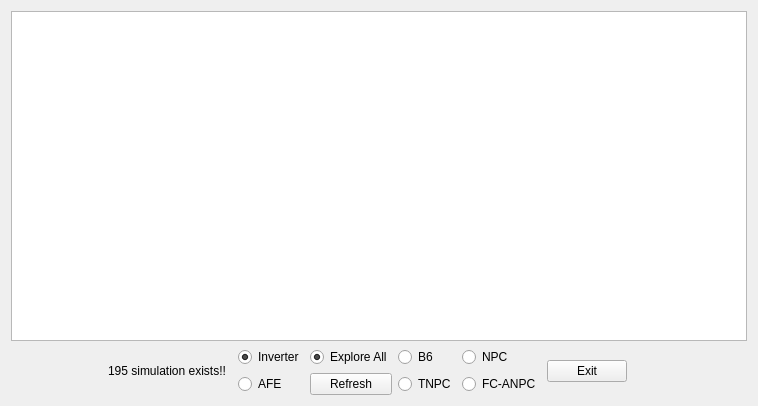
<?xml version="1.0" encoding="UTF-8"?>
<ui version="4.0">
 <class>Form</class>
 <widget class="QWidget" name="Form">
  <property name="geometry">
   <rect>
    <x>0</x>
    <y>0</y>
    <width>758</width>
    <height>406</height>
   </rect>
  </property>
  <property name="windowTitle">
   <string>Form</string>
  </property>
  <layout class="QGridLayout" name="gridLayout_3">
   <item row="0" column="0" rowspan="2" colspan="2">
    <layout class="QGridLayout" name="gridLayout_2">
     <item row="1" column="3">
      <layout class="QHBoxLayout" name="horizontalLayout">
       <item>
        <widget class="QPushButton" name="exitBtn">
         <property name="text">
          <string>Exit</string>
         </property>
        </widget>
       </item>
       <item>
        <spacer name="horizontalSpacer_2">
         <property name="orientation">
          <enum>Qt::Horizontal</enum>
         </property>
         <property name="sizeHint" stdset="0">
          <size>
           <width>120</width>
           <height>20</height>
          </size>
         </property>
        </spacer>
       </item>
      </layout>
     </item>
     <item row="1" column="0">
      <spacer name="horizontalSpacer">
       <property name="orientation">
        <enum>Qt::Horizontal</enum>
       </property>
       <property name="sizeType">
        <enum>QSizePolicy::Expanding</enum>
       </property>
       <property name="sizeHint" stdset="0">
        <size>
         <width>40</width>
         <height>20</height>
        </size>
       </property>
      </spacer>
     </item>
     <item row="1" column="1">
      <widget class="QLabel" name="rowCountLabel">
       <property name="minimumSize">
        <size>
         <width>124</width>
         <height>22</height>
        </size>
       </property>
       <property name="maximumSize">
        <size>
         <width>124</width>
         <height>22</height>
        </size>
       </property>
       <property name="autoFillBackground">
        <bool>true</bool>
       </property>
       <property name="text">
        <string>195 simulation exists!!</string>
       </property>
      </widget>
     </item>
     <item row="1" column="2">
      <layout class="QGridLayout" name="gridLayout">
       <item row="1" column="3">
        <widget class="QRadioButton" name="multiDbBtn">
         <property name="text">
          <string>FC-ANPC</string>
         </property>
         <attribute name="buttonGroup">
          <string notr="true">buttonGroupDbType</string>
         </attribute>
        </widget>
       </item>
       <item row="0" column="2">
        <widget class="QRadioButton" name="b6DbBtn">
         <property name="text">
          <string>B6</string>
         </property>
         <attribute name="buttonGroup">
          <string notr="true">buttonGroupDbType</string>
         </attribute>
        </widget>
       </item>
       <item row="0" column="0">
        <widget class="QRadioButton" name="invDbBtn">
         <property name="text">
          <string>Inverter</string>
         </property>
         <property name="checked">
          <bool>true</bool>
         </property>
         <attribute name="buttonGroup">
          <string notr="true">buttonGroupDbMode</string>
         </attribute>
        </widget>
       </item>
       <item row="1" column="0">
        <widget class="QRadioButton" name="afeDbBtn">
         <property name="text">
          <string>AFE</string>
         </property>
         <attribute name="buttonGroup">
          <string notr="true">buttonGroupDbMode</string>
         </attribute>
        </widget>
       </item>
       <item row="1" column="2">
        <widget class="QRadioButton" name="tnpcDbBtn">
         <property name="text">
          <string>TNPC</string>
         </property>
         <attribute name="buttonGroup">
          <string notr="true">buttonGroupDbType</string>
         </attribute>
        </widget>
       </item>
       <item row="0" column="3">
        <widget class="QRadioButton" name="npcDbBtn">
         <property name="text">
          <string>NPC</string>
         </property>
         <attribute name="buttonGroup">
          <string notr="true">buttonGroupDbType</string>
         </attribute>
        </widget>
       </item>
       <item row="1" column="1">
        <widget class="QPushButton" name="refreshBtn">
         <property name="text">
          <string>Refresh</string>
         </property>
        </widget>
       </item>
       <item row="0" column="1">
        <widget class="QRadioButton" name="allDbBtn">
         <property name="text">
          <string>Explore All</string>
         </property>
         <property name="checked">
          <bool>true</bool>
         </property>
         <attribute name="buttonGroup">
          <string notr="true">buttonGroupDbType</string>
         </attribute>
        </widget>
       </item>
      </layout>
     </item>
     <item row="0" column="0" colspan="4">
      <widget class="QTableView" name="dataBaseTableView"/>
     </item>
    </layout>
   </item>
  </layout>
 </widget>
 <resources/>
 <connections/>
 <buttongroups>
  <buttongroup name="buttonGroupDbType"/>
  <buttongroup name="buttonGroupDbMode"/>
 </buttongroups>
</ui>
